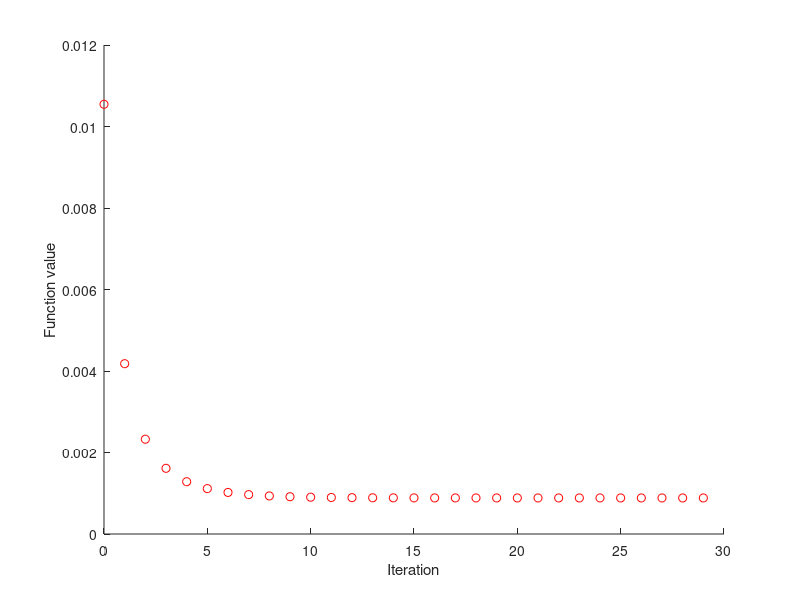

Here is the MATLAB script that generated this plot:
figure; hold on;
a = -1;                            % start of interval
b = 12;                            % end of interval
epsilon = 0.00001;                 % accuracy value
iter= 600;                         % maximum number of iterations
tau=double((sqrt(5)-1)/2);         % golden proportion coefficient, around 0.618
k=0;                               % number of iterations
x1=a+(1-tau)*(b-a);                % computing x values
x2=a+tau*(b-a);
f= @(x) x^2*exp(-x);               % function 
f_x1=f(x1);                        % computing values in x points
f_x2=f(x2);
while ((abs(b-a)>epsilon) && (k<iter))
    if(f_x1<f_x2)
        b=x2;
        x2=x1;
        x1=a+(1-tau)*(b-a);
        f_x1=f(x1);
        f_x2=f(x2);   
        plot(k,f_x1,'ro')
    else
        a=x1;
        x1=x2;
        x2=a+tau*(b-a);   
        f_x1=f(x1);
        f_x2=f(x2);
        plot(k,f_x2,'ro')
    end
    k=k+1;
end
% chooses minimum point
xlabel('Iteration')
ylabel('Function value')